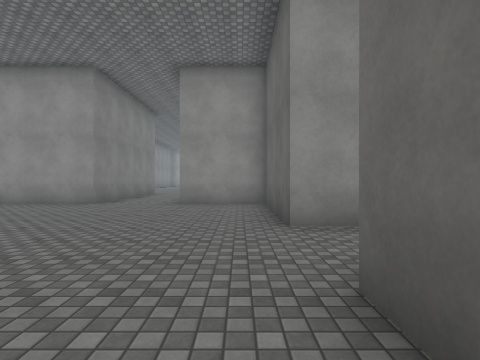
view 1 (above)

20 first-person views from a walk through a Unity game level. The camera is 1.4 m above the floor, looks level and sees 80° across. The floor is counted in squares, 2 m on a side. Each view is taken from the middle of a square. On the plan, view 1 faces up. The plan holds only what a view shows up to about 10 squares ahead; the rest is blank. The place goes on beyond the plan. Surface patterns are stand-ins for the level's own textures.

view 2
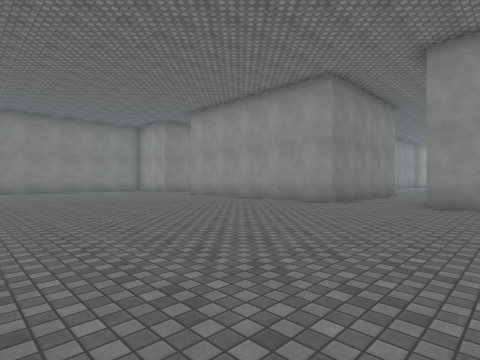

view 3
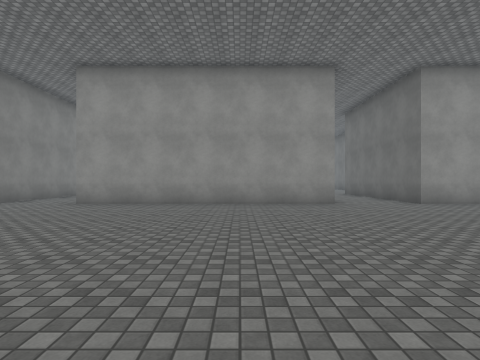

view 4
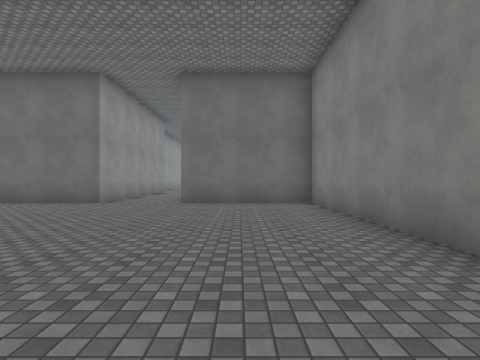

view 5
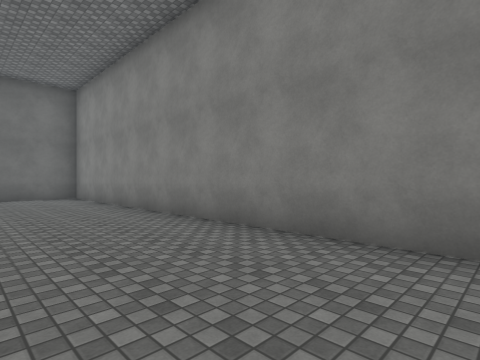

view 6
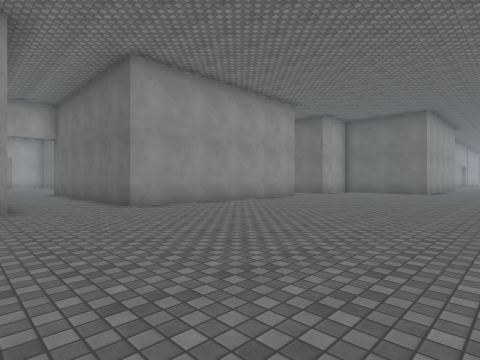

view 7
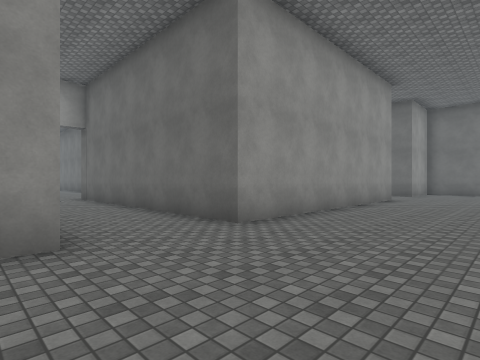

view 8
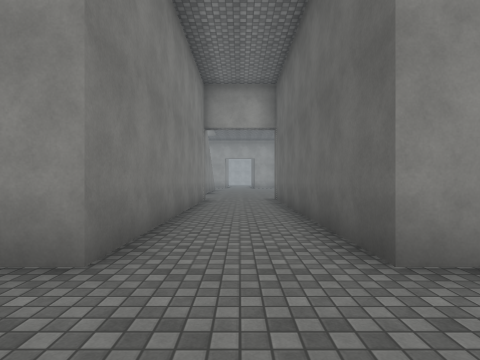

view 9
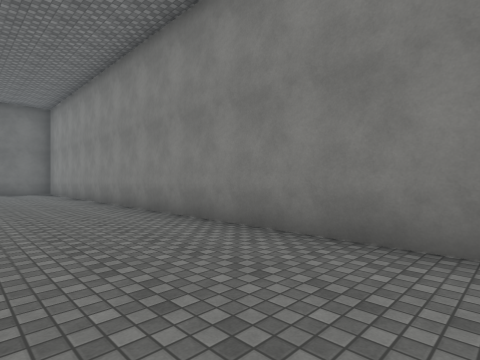

view 10
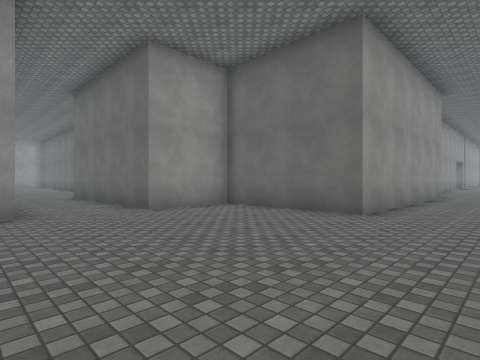

view 11
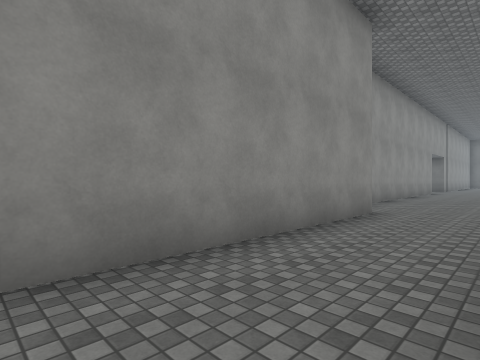

view 12
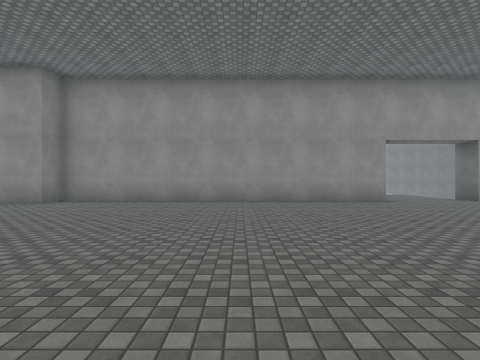

view 13
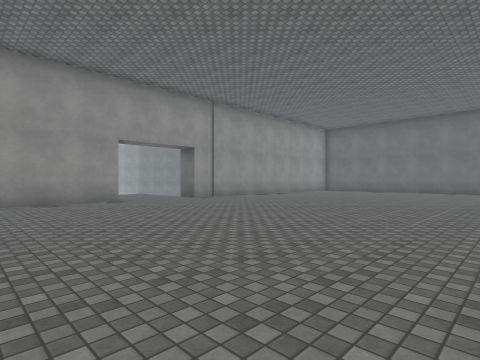

view 14
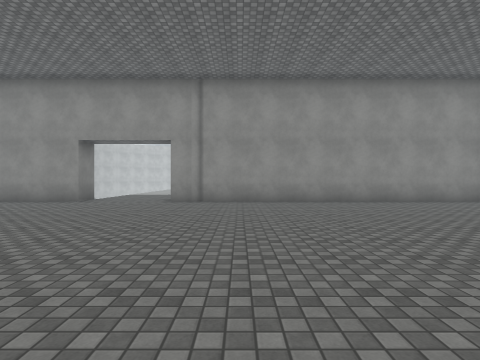

view 15
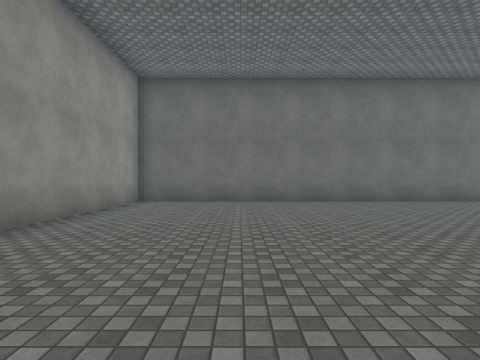

view 16
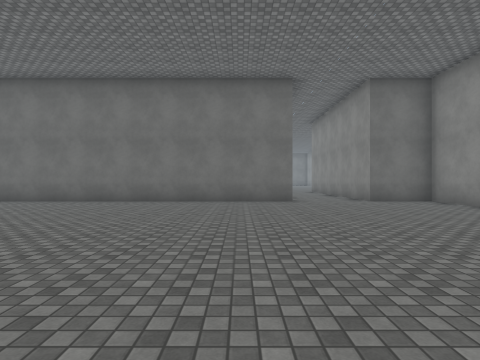

view 17
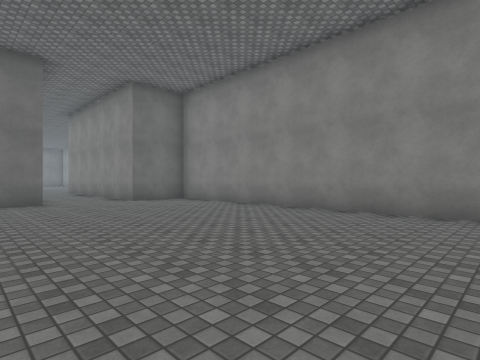

view 18
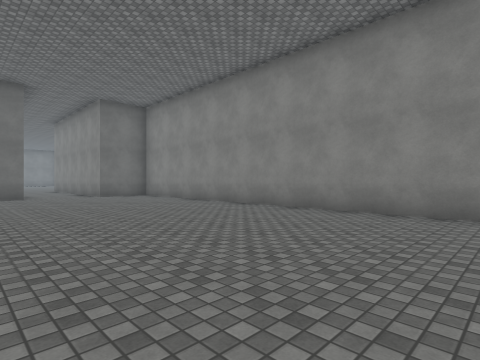

view 19
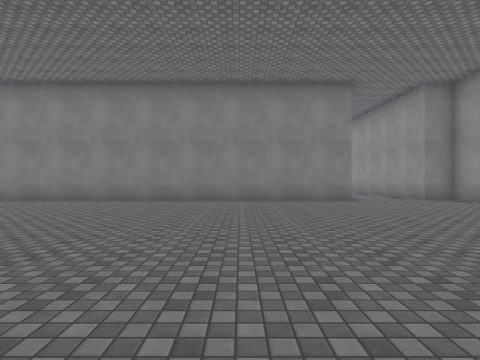

view 20
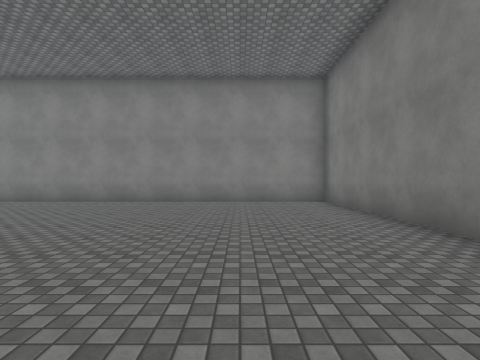

### Floor plan
Points are (right, up) in squares from view 1. A wall is a line through its corners. A room is listed if a view was taken in it or the views show most of it. See-through windows are left out.
Room 1 (views 1, 2, 3, 4, 5, 6, 7, 8, 9, 10, 11)
walls: (-4.2, 8.3) (-11.7, 8.3) (-11.7, 15.8); (-14.7, -2.2) (0.8, -2.2) (0.8, 1.9); (-14.2, 15.8) (-14.2, 8.3) (-15, 8.3); (8.2, 4.3) (0.8, 4.3) (0.8, 8.3) (-1.7, 8.3)
ways out: opening at (8, 3) to room 2; opening at (-13, 16); opening at (-3, 9)
Room 2 (views 12, 13, 14, 15, 16, 17, 18, 19, 20)
walls: (20.5, -11.2) (32.2, -11.2) (32.2, -9.2) (33, -9.2); (18.8, 5.3) (8.2, 5.3) (8.2, 4.3); (32.2, -6.7) (32.2, 5.3) (21.8, 5.3); (8.2, 1.9) (8.2, -11.2) (18.8, -11.2)
ways out: opening at (8, 3) to room 1; opening at (20, 6)

Positions as (right, up) in squares from view 1, and headings:
1: (0, 0), facing up
2: (0, 0), facing up-left
3: (-7, 0), facing up
4: (-8, 0), facing right
5: (-11, 1), facing down-right
6: (-15, 1), facing up-right
7: (-15, 5), facing up-right
8: (-13, 6), facing up
9: (-15, 1), facing down-right
10: (-5, 2), facing up-right
11: (2, 2), facing up-right
12: (14, -4), facing up
13: (15, -4), facing up-right
14: (24, -4), facing up
15: (23, 2), facing right
16: (23, -5), facing right
17: (23, -5), facing down-right
18: (20, -5), facing down-right
19: (18, -2), facing left
20: (11, -2), facing down
